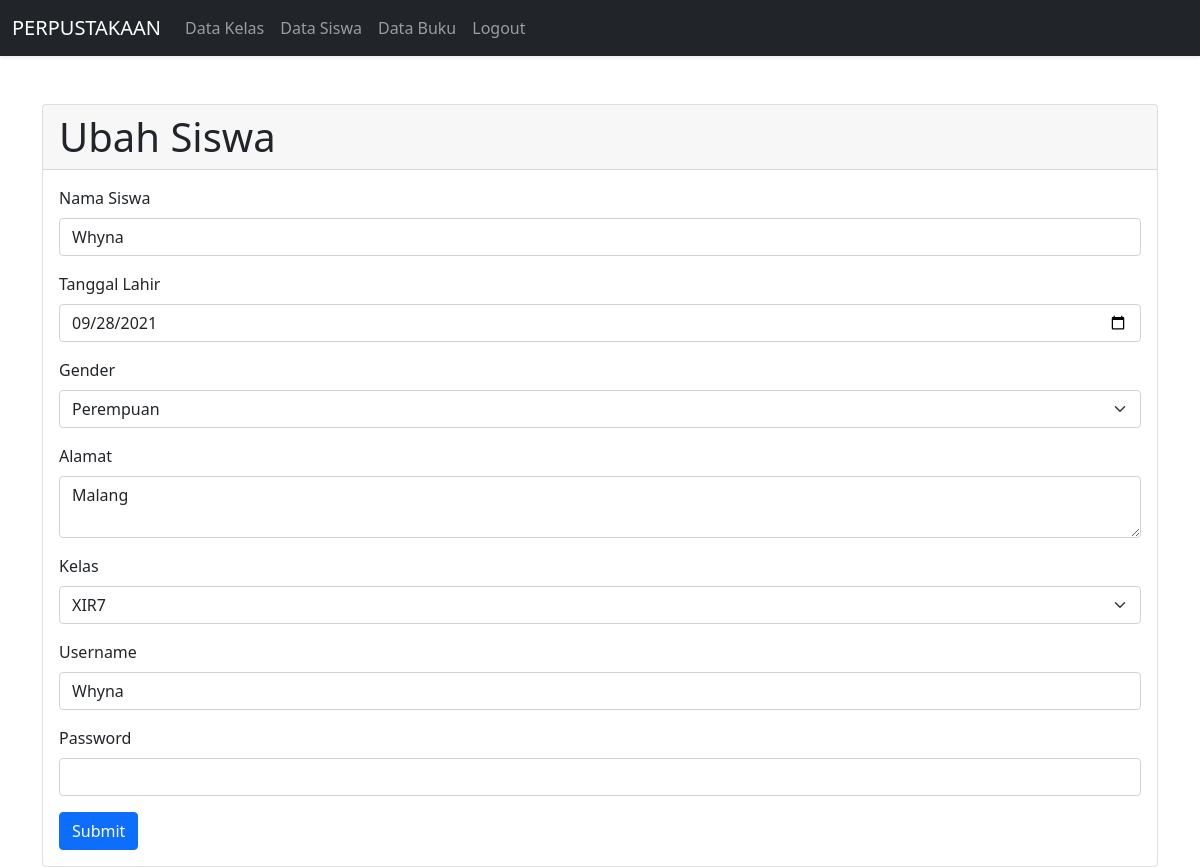
Screenshot of /admin/ubah_siswa.php?id_siswa=1 (signed in) with the database file from the repository.
### tables this page shows
CREATE TABLE `siswa` (
  `id_siswa` int(11) NOT NULL,
  `nama_siswa` varchar(100) NOT NULL,
  `tanggal_lahir` date NOT NULL,
  `gender` enum('L','P') NOT NULL,
  `alamat` text NOT NULL,
  `username` varchar(255) DEFAULT NULL,
  `password` varchar(255) DEFAULT NULL,
  `id_kelas` int(11) NOT NULL
);

### admin/ubah_siswa.php (the view, shortened to what this page needs)
<!DOCTYPE html>
<html lang="en">
<head>
    <link href="https://cdn.jsdelivr.net/npm/bootstrap@5.1.0/dist/css/bootstrap.min.css" rel="stylesheet">
</head>
<body>
    <?php
        include "navbar.php";
        include "koneksi.php";
        $query_siswa = mysqli_query($koneksi, "select * from siswa where id_siswa='".$_GET['id_siswa']."'");
        $data_siswa = mysqli_fetch_array($query_siswa);
    ?>
    <br></br>
    <div class="container">
        <div class="card">
            <h1 class="card-header">Ubah Siswa</h1>
            <div class="card-body">
                <form method="POST" action="proses_ubah_siswa.php">
                    <div class="mb-3">
                        <label for="nama_siswa" class="form-label">Nama Siswa</label>
                        <input type="text" class="form-control" name="nama_siswa" value="<?=$data_siswa['nama_siswa']?>" placeholder="Masukkan Nama Siswa" required>
                    </div>
                    <div class="mb-3">
                        <label for="tanggal_lahir" class="form-label">Tanggal Lahir</label>
                        <input type="date" class="form-control" name="tanggal_lahir" value="<?=$data_siswa['tanggal_lahir']?>" required>
                    </div>
                    <div class="mb-3">
                        <label for="gender" class="form-label">Gender</label>
                        <?php
                            $arr_gender=array('L'=>'Laki-laki','P'=>'Perempuan');
                        ?>
                        <select name="gender" class="form-select">
                            <?php foreach ($arr_gender as $key_gender => $val_gender):
                                if($key_gender==$data_siswa['gender']){
                                    $selek="selected";
                                } else {
                                    $selek="";
                                }?>
                                <option value="<?=$key_gender?>"<?=$selek?>><?=$val_gender?></option>
                            <?php endforeach ?>
                        </select>
                    </div>
                    <div class="mb-3">
                        <label for="alamat" class="form-label">Alamat</label>
                        <textarea class="form-control" name="alamat" row="3" required><?=$data_siswa['alamat']?></textarea>
                    </div>
                    <div class="mb-3">
                        <label for="kelas" class="form-label">Kelas</label>
                        <select name="id_kelas" class="form-select" required>
                            <?php
                                include "koneksi.php";
                                $query_kelas = mysqli_query($koneksi, "select * from kelas");
                                while($data_kelas = mysqli_fetch_array($query_kelas)){
                                    if($data_kelas['id_kelas']==$data_siswa['id_kelas']){
                                        $selek="selected";
                                    } else {
                                        $selek="";
                                    }
                                    echo '<option value="'.$data_kelas['id_kelas'].'" '.$selek.' >'.$data_kelas['nama_kelas'].'</option>';
                                }
                            ?>
                        </select>
                    </div>
                    <div class="mb-3">
                        <label for="username" class="form-label">Username</label>
                        <input type="text" class="form-control" name="username" value="<?=$data_siswa['nama_siswa']?>" required>
                    </div>
                    <div class="mb-3">
                        <label for="password" class="form-label">Password</label>
                        <input type="password" class="form-control" name="password" value="" required>
                    </div>
                    <button type="submit" class="btn btn-primary">Submit</button>
                </form>
            </div>
        </div>
    </div>
</body>
</html>

### rows the page displays
siswa: nama_siswa "Whyna", tanggal_lahir "09/28/2021", alamat "Malang", username "Whyna"

### other values shown
form field gender "Perempuan"
form field id_kelas "XIR7"
